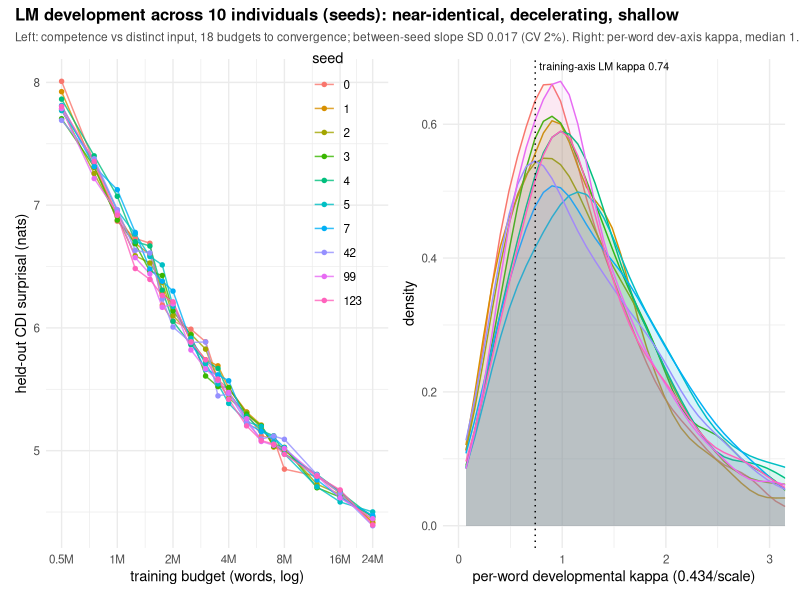

The R script that drew this image:
## FINAL developmental-ladder analysis: 10 seeds x 18 rungs (0.5M..24M words),
## each cell = best-val competence of a GPT-2-small trained to convergence on
## that (nested) budget. Three outputs:
##   1. aggregate developmental curve + per-seed slope + between-seed sigma
##   2. per-word C&B 4-PL sigmoid on the DEVELOPMENT axis -> kappa-equivalent
##      (0.434/ParamScale on log10(words)), comparable to training-axis 0.73
##      and kids' ~12
##   3. between-seed sigma of the per-seed kappa -> the LM sigma_kappa analog
##
## Input:  fits/llm/ladder_bestval_finer.csv  (10 seeds x 18 budgets, complete)
## Output: figs/llm/ladder_development_final.png
##         fits/llm/ladder_kappa_summary.csv

suppressPackageStartupMessages({library(dplyr); library(readr); library(ggplot2); library(tidyr); library(patchwork)})

d <- read_csv("fits/llm/ladder_bestval_finer.csv", show_col_types = FALSE) |>
  mutate(surprisal = as.numeric(surprisal), lnw = log(words), l10w = log10(words))
NB <- n_distinct(d$words)   # full-ladder budget count (18)
cat(sprintf("loaded %d rows: %d seeds x %d rungs\n",
            nrow(d), n_distinct(d$seed), n_distinct(d$words)))

## ================= 1. aggregate curve + linear dev slope =================
agg <- d |> group_by(seed, words, lnw) |> summarise(mean_surp = mean(surprisal), .groups="drop")
slopes <- agg |> group_by(seed) |> summarise(lin_slope = coef(lm(mean_surp ~ lnw))[2], .groups="drop")
cat("\n== per-seed LINEAR dev slope (nats per e-fold) ==\n"); print(slopes |> mutate(across(-seed, ~round(.,4))))
cat(sprintf("mean = %.4f, SD = %.4f (CV %.1f%%)\n",
            mean(slopes$lin_slope), sd(slopes$lin_slope), 100*sd(slopes$lin_slope)/abs(mean(slopes$lin_slope))))

bs <- agg |> group_by(words) |> summarise(sd_seeds = sd(mean_surp), .groups="drop")
cat("\n== between-seed SD of competence by rung ==\n"); print(bs |> mutate(across(everything(), ~signif(.,3))))

## ================= 2. per-word 4-PL sigmoid on dev axis =================
four_pl_fit <- function(x, y) {
  ## C&B 4-parameter logistic: y = lo + (up-lo)/(1+exp((x-mid)/scale))
  st <- list(up = max(y), lo = min(y), mid = mean(x), scale = 0.5)
  fit <- tryCatch(
    nls(y ~ lo + (up - lo)/(1 + exp((x - mid)/scale)), start = st,
        control = nls.control(maxiter = 200, warnOnly = TRUE),
        lower = c(up = min(y)-5, lo = min(y)-5, mid = min(x)-3, scale = 1e-3),
        upper = c(up = max(y)+5, lo = max(y)+5, mid = max(x)+3, scale = 50),
        algorithm = "port"),
    error = function(e) NULL)
  if (is.null(fit)) return(NULL)
  co <- coef(fit)
  tibble(up = co["up"], lo = co["lo"], mid = co["mid"], scale = co["scale"])
}

pw <- d |> group_by(seed, word) |> filter(n() == NB) |>
  group_modify(~{ r <- four_pl_fit(.x$l10w, .x$surprisal); if (is.null(r)) tibble() else r }) |>
  ungroup() |>
  mutate(kappa = 0.434 / scale, range = up - lo) |>
  filter(scale > 0.01, scale < 10, range > 1.0)   # C&B filters

kpseed <- pw |> group_by(seed) |>
  summarise(n_fit = n(), kappa_med = median(kappa),
            iqr_lo = quantile(kappa,.25), iqr_hi = quantile(kappa,.75), .groups="drop")
cat("\n== per-word DEV-axis kappa (0.434/ParamScale), per seed ==\n")
print(kpseed |> mutate(across(-c(seed,n_fit), ~round(.,3))))
cat(sprintf("\nkappa_pop_LM (dev axis, mean of per-seed medians) = %.3f\n", mean(kpseed$kappa_med)))
cat(sprintf("sigma_kappa_LM (SD of per-seed medians)            = %.4f\n", sd(kpseed$kappa_med)))
cat(sprintf("CV = %.1f%%   |   kids: kappa ~12, sigma_kappa ~3.5 (CV ~35%%)\n",
            100*sd(kpseed$kappa_med)/mean(kpseed$kappa_med)))
cat(sprintf("training-axis reference: GPT-2-CHILDES 24.5M full-training kappa ~0.74\n"))

write_csv(bind_rows(
  kpseed |> mutate(metric = "perword_kappa_dev_axis"),
  slopes |> rename(kappa_med = lin_slope) |> mutate(metric = "linear_dev_slope")),
  "fits/llm/ladder_kappa_summary.csv")

## ================= 3. figure =================
p1 <- ggplot(agg, aes(words, mean_surp, color = factor(seed))) +
  geom_line(alpha=.8) + geom_point(size=1.2) +
  scale_x_log10(breaks = c(.5,1,2,4,8,16,24)*1e6, labels=c("0.5M","1M","2M","4M","8M","16M","24M")) +
  labs(x = "training budget (words, log)", y = "held-out CDI surprisal (nats)", color = "seed") +
  theme_minimal(base_size = 10.5) + theme(legend.position = c(.85,.75))

p2 <- ggplot(pw, aes(kappa, color = factor(seed), fill = factor(seed))) +
  geom_density(alpha=.08) +
  geom_vline(xintercept = 0.74, linetype = "dotted") +
  annotate("text", x=.78, y=Inf, label="training-axis LM kappa 0.74", hjust=0, vjust=1.4, size=2.7) +
  coord_cartesian(xlim = c(0, 3)) +
  labs(x = "per-word developmental kappa (0.434/scale)", y = "density",
       color = "seed", fill = "seed") +
  theme_minimal(base_size = 10.5) + theme(legend.position = "none")

g <- (p1 | p2) + plot_annotation(
  title = "LM development across 10 individuals (seeds): near-identical, decelerating, shallow",
  subtitle = sprintf(paste0("Left: competence vs distinct input, 18 budgets to convergence; between-seed slope SD %.3f (CV %.0f%%). ",
                            "Right: per-word dev-axis kappa, median %.2f — vs children kappa ~12, sigma_kappa ~3.5 (CV ~35%%)."),
                     sd(slopes$lin_slope), 100*sd(slopes$lin_slope)/abs(mean(slopes$lin_slope)),
                     mean(kpseed$kappa_med)),
  theme = theme(plot.title = element_text(face="bold", size=12),
                plot.subtitle = element_text(size=8.6, color="grey30")))
ggsave("figs/llm/ladder_development_final.png", g, width = 10.5, height = 4.6, dpi = 150)
cat("\nwrote figs/llm/ladder_development_final.png\n")
